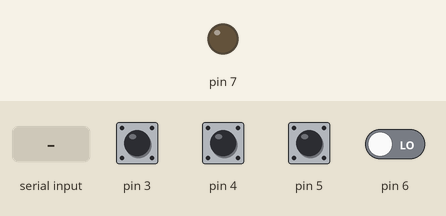
The sketch below on a simulated Arduino Uno, built with avr-gcc and run on an emulated ATmega328P. Shown: output pins drawn as LEDs (lit = HIGH). The inputs (shaded band) are chosen by the test bench; at power-on: pin 3–5 HIGH, pin 6 LOW. What the sketch prints to the serial monitor is not drawn.

Above: at 1.2 s.
1.3 s: "1" received over Serial
3.4 s: pin 6 driven HIGH
At 4.0 s:
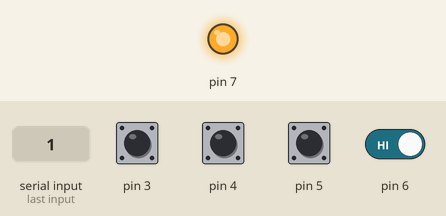
5.0 s: pin 5 pulled LOW for 1 s
At 6.5 s:
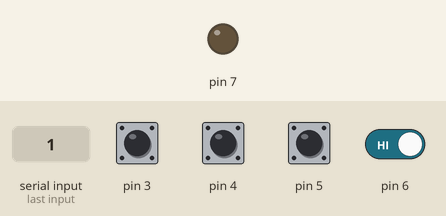
Timing chart, 0 to 8.2 s (numbered marks = the images above; inputs shaded):
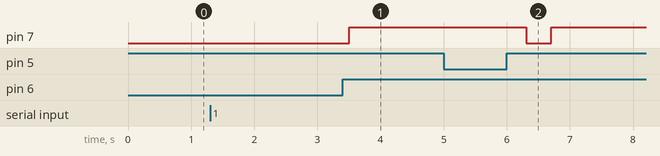

The sketch:

The_event_handler.ino
```cpp
int a3;
int a4;
int a5;
int b3;
int b4;
int b5;
int v;
int z;
int val = 0;


int T=200;

void setup() {

  Serial.begin(9600);
  pinMode(3, INPUT);
  pinMode(4, INPUT);
  pinMode(5, INPUT);
  pinMode(6, INPUT);
  pinMode(7, OUTPUT);
  digitalWrite(3, HIGH);
  digitalWrite(4, HIGH);
  digitalWrite(5, HIGH);

}
void loop() {

  if (Serial.available() > 0) {
  a3=digitalRead(3);
  a4=digitalRead(4);
  a5=digitalRead(5);


  delay(T);
  int mas[3]={
    a3, a4, a5  };
  z=digitalRead(6);
  Serial.print ("z=");
  Serial.println (z);
  if (z>0) {
    int i;
    for (i = 0; i < 3; i = i + 1) {
      Serial.print (mas[i]);
      Serial.print(" ");
      digitalWrite(7, mas[i]);
      delay(T);
    }
    Serial.println();
  }
   }
}
```

Measured:
- after the input at 1.3 s, every drawn part: stays the same
- after the input at 3.4 s, pin 7: LOW → HIGH after 0.10 s
- after the input at 5.0 s, pin 7: HIGH → LOW after 1.3 s, → HIGH 0.40 s later
